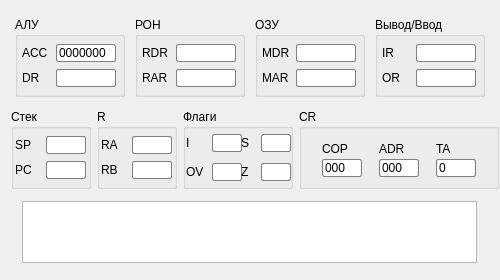
<?xml version="1.0" encoding="UTF-8"?>
<ui version="4.0">
 <class>CpuWidget</class>
 <widget class="QWidget" name="CpuWidget">
  <property name="geometry">
   <rect>
    <x>0</x>
    <y>0</y>
    <width>500</width>
    <height>280</height>
   </rect>
  </property>
  <property name="minimumSize">
   <size>
    <width>500</width>
    <height>280</height>
   </size>
  </property>
  <property name="maximumSize">
   <size>
    <width>508</width>
    <height>280</height>
   </size>
  </property>
  <property name="windowTitle">
   <string>Form</string>
  </property>
  <property name="styleSheet">
   <string notr="true">
QLineEdit {
    border: 1px solid gray;
    border-radius: 2px;
    background: white;
    selection-background-color: darkgray;
	font: 10pt &quot;Consolas&quot;;
}</string>
  </property>
  <layout class="QVBoxLayout" name="verticalLayout_10">
   <item>
    <layout class="QHBoxLayout" name="horizontalLayout_24">
     <item>
      <widget class="QGroupBox" name="groupBox">
       <property name="minimumSize">
        <size>
         <width>110</width>
         <height>80</height>
        </size>
       </property>
       <property name="maximumSize">
        <size>
         <width>110</width>
         <height>80</height>
        </size>
       </property>
       <property name="title">
        <string>АЛУ</string>
       </property>
       <layout class="QVBoxLayout" name="verticalLayout_2">
        <property name="spacing">
         <number>0</number>
        </property>
        <property name="leftMargin">
         <number>0</number>
        </property>
        <property name="topMargin">
         <number>0</number>
        </property>
        <property name="rightMargin">
         <number>0</number>
        </property>
        <property name="bottomMargin">
         <number>0</number>
        </property>
        <item>
         <layout class="QHBoxLayout" name="horizontalLayout_2">
          <item>
           <widget class="QLabel" name="label_2">
            <property name="minimumSize">
             <size>
              <width>30</width>
              <height>0</height>
             </size>
            </property>
            <property name="maximumSize">
             <size>
              <width>30</width>
              <height>16777215</height>
             </size>
            </property>
            <property name="text">
             <string>ACC</string>
            </property>
           </widget>
          </item>
          <item>
           <widget class="QLineEdit" name="textBoxAcc">
            <property name="minimumSize">
             <size>
              <width>60</width>
              <height>0</height>
             </size>
            </property>
            <property name="maximumSize">
             <size>
              <width>60</width>
              <height>16777215</height>
             </size>
            </property>
            <property name="text">
             <string>0000000</string>
            </property>
            <property name="readOnly">
             <bool>true</bool>
            </property>
           </widget>
          </item>
         </layout>
        </item>
        <item>
         <layout class="QHBoxLayout" name="horizontalLayout_3">
          <item>
           <widget class="QLabel" name="label_3">
            <property name="minimumSize">
             <size>
              <width>30</width>
              <height>0</height>
             </size>
            </property>
            <property name="maximumSize">
             <size>
              <width>30</width>
              <height>16777215</height>
             </size>
            </property>
            <property name="text">
             <string>DR</string>
            </property>
           </widget>
          </item>
          <item>
           <widget class="QLineEdit" name="textBoxDR">
            <property name="minimumSize">
             <size>
              <width>60</width>
              <height>0</height>
             </size>
            </property>
            <property name="maximumSize">
             <size>
              <width>60</width>
              <height>16777215</height>
             </size>
            </property>
            <property name="readOnly">
             <bool>true</bool>
            </property>
           </widget>
          </item>
         </layout>
        </item>
       </layout>
      </widget>
     </item>
     <item>
      <widget class="QGroupBox" name="groupBox_3">
       <property name="minimumSize">
        <size>
         <width>110</width>
         <height>80</height>
        </size>
       </property>
       <property name="maximumSize">
        <size>
         <width>110</width>
         <height>80</height>
        </size>
       </property>
       <property name="title">
        <string>РОН</string>
       </property>
       <layout class="QVBoxLayout" name="verticalLayout_3">
        <property name="spacing">
         <number>0</number>
        </property>
        <property name="leftMargin">
         <number>0</number>
        </property>
        <property name="topMargin">
         <number>0</number>
        </property>
        <property name="rightMargin">
         <number>0</number>
        </property>
        <property name="bottomMargin">
         <number>0</number>
        </property>
        <item>
         <layout class="QHBoxLayout" name="horizontalLayout_4">
          <item>
           <widget class="QLabel" name="label_4">
            <property name="minimumSize">
             <size>
              <width>30</width>
              <height>0</height>
             </size>
            </property>
            <property name="maximumSize">
             <size>
              <width>30</width>
              <height>16777215</height>
             </size>
            </property>
            <property name="text">
             <string>RDR</string>
            </property>
           </widget>
          </item>
          <item>
           <widget class="QLineEdit" name="textBoxRDR">
            <property name="minimumSize">
             <size>
              <width>60</width>
              <height>0</height>
             </size>
            </property>
            <property name="maximumSize">
             <size>
              <width>60</width>
              <height>16777215</height>
             </size>
            </property>
            <property name="readOnly">
             <bool>true</bool>
            </property>
           </widget>
          </item>
         </layout>
        </item>
        <item>
         <layout class="QHBoxLayout" name="horizontalLayout_5">
          <item>
           <widget class="QLabel" name="label_5">
            <property name="minimumSize">
             <size>
              <width>30</width>
              <height>0</height>
             </size>
            </property>
            <property name="maximumSize">
             <size>
              <width>30</width>
              <height>16777215</height>
             </size>
            </property>
            <property name="text">
             <string>RAR</string>
            </property>
           </widget>
          </item>
          <item>
           <widget class="QLineEdit" name="textBoxRAR">
            <property name="minimumSize">
             <size>
              <width>60</width>
              <height>0</height>
             </size>
            </property>
            <property name="maximumSize">
             <size>
              <width>60</width>
              <height>16777215</height>
             </size>
            </property>
            <property name="readOnly">
             <bool>true</bool>
            </property>
           </widget>
          </item>
         </layout>
        </item>
       </layout>
      </widget>
     </item>
     <item>
      <widget class="QGroupBox" name="groupBox_4">
       <property name="minimumSize">
        <size>
         <width>110</width>
         <height>80</height>
        </size>
       </property>
       <property name="maximumSize">
        <size>
         <width>110</width>
         <height>80</height>
        </size>
       </property>
       <property name="title">
        <string>ОЗУ</string>
       </property>
       <layout class="QVBoxLayout" name="verticalLayout_4">
        <property name="spacing">
         <number>0</number>
        </property>
        <property name="leftMargin">
         <number>0</number>
        </property>
        <property name="topMargin">
         <number>0</number>
        </property>
        <property name="rightMargin">
         <number>0</number>
        </property>
        <property name="bottomMargin">
         <number>0</number>
        </property>
        <item>
         <layout class="QHBoxLayout" name="horizontalLayout_7">
          <property name="spacing">
           <number>0</number>
          </property>
          <item>
           <widget class="QLabel" name="label_7">
            <property name="minimumSize">
             <size>
              <width>30</width>
              <height>0</height>
             </size>
            </property>
            <property name="maximumSize">
             <size>
              <width>30</width>
              <height>16777215</height>
             </size>
            </property>
            <property name="text">
             <string>MDR</string>
            </property>
           </widget>
          </item>
          <item>
           <widget class="QLineEdit" name="textBoxMDR">
            <property name="minimumSize">
             <size>
              <width>60</width>
              <height>0</height>
             </size>
            </property>
            <property name="maximumSize">
             <size>
              <width>60</width>
              <height>16777215</height>
             </size>
            </property>
            <property name="readOnly">
             <bool>true</bool>
            </property>
           </widget>
          </item>
         </layout>
        </item>
        <item>
         <layout class="QHBoxLayout" name="horizontalLayout_6">
          <property name="spacing">
           <number>0</number>
          </property>
          <item>
           <widget class="QLabel" name="label_6">
            <property name="minimumSize">
             <size>
              <width>30</width>
              <height>0</height>
             </size>
            </property>
            <property name="maximumSize">
             <size>
              <width>30</width>
              <height>16777215</height>
             </size>
            </property>
            <property name="text">
             <string>MAR</string>
            </property>
           </widget>
          </item>
          <item>
           <widget class="QLineEdit" name="textBoxMAR">
            <property name="minimumSize">
             <size>
              <width>60</width>
              <height>0</height>
             </size>
            </property>
            <property name="maximumSize">
             <size>
              <width>60</width>
              <height>16777215</height>
             </size>
            </property>
            <property name="readOnly">
             <bool>true</bool>
            </property>
           </widget>
          </item>
         </layout>
        </item>
       </layout>
      </widget>
     </item>
     <item>
      <widget class="QGroupBox" name="groupBox_7">
       <property name="minimumSize">
        <size>
         <width>110</width>
         <height>80</height>
        </size>
       </property>
       <property name="maximumSize">
        <size>
         <width>110</width>
         <height>80</height>
        </size>
       </property>
       <property name="title">
        <string>Вывод/Ввод</string>
       </property>
       <layout class="QVBoxLayout" name="verticalLayout_7">
        <property name="spacing">
         <number>0</number>
        </property>
        <property name="leftMargin">
         <number>0</number>
        </property>
        <property name="topMargin">
         <number>0</number>
        </property>
        <property name="rightMargin">
         <number>0</number>
        </property>
        <property name="bottomMargin">
         <number>0</number>
        </property>
        <item>
         <layout class="QHBoxLayout" name="horizontalLayout_16">
          <item>
           <widget class="QLabel" name="label_15">
            <property name="minimumSize">
             <size>
              <width>30</width>
              <height>0</height>
             </size>
            </property>
            <property name="maximumSize">
             <size>
              <width>30</width>
              <height>16777215</height>
             </size>
            </property>
            <property name="text">
             <string>IR</string>
            </property>
           </widget>
          </item>
          <item>
           <widget class="QLineEdit" name="textBoxIR">
            <property name="minimumSize">
             <size>
              <width>60</width>
              <height>0</height>
             </size>
            </property>
            <property name="maximumSize">
             <size>
              <width>60</width>
              <height>16777215</height>
             </size>
            </property>
            <property name="readOnly">
             <bool>false</bool>
            </property>
           </widget>
          </item>
         </layout>
        </item>
        <item>
         <layout class="QHBoxLayout" name="horizontalLayout_17">
          <item>
           <widget class="QLabel" name="label_16">
            <property name="minimumSize">
             <size>
              <width>30</width>
              <height>0</height>
             </size>
            </property>
            <property name="maximumSize">
             <size>
              <width>30</width>
              <height>16777215</height>
             </size>
            </property>
            <property name="text">
             <string>OR</string>
            </property>
           </widget>
          </item>
          <item>
           <widget class="QLineEdit" name="textBoxOR">
            <property name="minimumSize">
             <size>
              <width>60</width>
              <height>0</height>
             </size>
            </property>
            <property name="maximumSize">
             <size>
              <width>60</width>
              <height>16777215</height>
             </size>
            </property>
            <property name="readOnly">
             <bool>true</bool>
            </property>
           </widget>
          </item>
         </layout>
        </item>
       </layout>
      </widget>
     </item>
    </layout>
   </item>
   <item>
    <layout class="QHBoxLayout" name="horizontalLayout_23">
     <item>
      <widget class="QGroupBox" name="groupBox_2">
       <property name="minimumSize">
        <size>
         <width>80</width>
         <height>80</height>
        </size>
       </property>
       <property name="maximumSize">
        <size>
         <width>80</width>
         <height>80</height>
        </size>
       </property>
       <property name="title">
        <string>Стек</string>
       </property>
       <layout class="QVBoxLayout" name="verticalLayout_5">
        <property name="spacing">
         <number>0</number>
        </property>
        <property name="leftMargin">
         <number>0</number>
        </property>
        <property name="topMargin">
         <number>0</number>
        </property>
        <property name="rightMargin">
         <number>0</number>
        </property>
        <property name="bottomMargin">
         <number>0</number>
        </property>
        <item>
         <layout class="QHBoxLayout" name="horizontalLayout_12">
          <item>
           <widget class="QLabel" name="label_11">
            <property name="minimumSize">
             <size>
              <width>30</width>
              <height>0</height>
             </size>
            </property>
            <property name="maximumSize">
             <size>
              <width>30</width>
              <height>16777215</height>
             </size>
            </property>
            <property name="text">
             <string>SP</string>
            </property>
           </widget>
          </item>
          <item>
           <widget class="QLineEdit" name="textBoxSP">
            <property name="minimumSize">
             <size>
              <width>40</width>
              <height>0</height>
             </size>
            </property>
            <property name="maximumSize">
             <size>
              <width>40</width>
              <height>16777215</height>
             </size>
            </property>
            <property name="readOnly">
             <bool>true</bool>
            </property>
           </widget>
          </item>
         </layout>
        </item>
        <item>
         <layout class="QHBoxLayout" name="horizontalLayout_13">
          <item>
           <widget class="QLabel" name="label_12">
            <property name="minimumSize">
             <size>
              <width>30</width>
              <height>0</height>
             </size>
            </property>
            <property name="maximumSize">
             <size>
              <width>30</width>
              <height>16777215</height>
             </size>
            </property>
            <property name="text">
             <string>PC</string>
            </property>
           </widget>
          </item>
          <item>
           <widget class="QLineEdit" name="textBoxPC">
            <property name="minimumSize">
             <size>
              <width>40</width>
              <height>0</height>
             </size>
            </property>
            <property name="maximumSize">
             <size>
              <width>40</width>
              <height>16777215</height>
             </size>
            </property>
            <property name="readOnly">
             <bool>true</bool>
            </property>
           </widget>
          </item>
         </layout>
        </item>
       </layout>
      </widget>
     </item>
     <item>
      <widget class="QGroupBox" name="groupBox_6">
       <property name="minimumSize">
        <size>
         <width>80</width>
         <height>80</height>
        </size>
       </property>
       <property name="maximumSize">
        <size>
         <width>80</width>
         <height>80</height>
        </size>
       </property>
       <property name="title">
        <string>R</string>
       </property>
       <layout class="QVBoxLayout" name="verticalLayout_6">
        <property name="spacing">
         <number>0</number>
        </property>
        <property name="leftMargin">
         <number>0</number>
        </property>
        <property name="topMargin">
         <number>0</number>
        </property>
        <property name="rightMargin">
         <number>0</number>
        </property>
        <property name="bottomMargin">
         <number>0</number>
        </property>
        <item>
         <layout class="QHBoxLayout" name="horizontalLayout_14">
          <item>
           <widget class="QLabel" name="label_13">
            <property name="minimumSize">
             <size>
              <width>30</width>
              <height>0</height>
             </size>
            </property>
            <property name="maximumSize">
             <size>
              <width>30</width>
              <height>16777215</height>
             </size>
            </property>
            <property name="text">
             <string>RA</string>
            </property>
           </widget>
          </item>
          <item>
           <widget class="QLineEdit" name="textBoxRA">
            <property name="minimumSize">
             <size>
              <width>40</width>
              <height>0</height>
             </size>
            </property>
            <property name="maximumSize">
             <size>
              <width>40</width>
              <height>16777215</height>
             </size>
            </property>
            <property name="readOnly">
             <bool>true</bool>
            </property>
           </widget>
          </item>
         </layout>
        </item>
        <item>
         <layout class="QHBoxLayout" name="horizontalLayout_15">
          <item>
           <widget class="QLabel" name="label_14">
            <property name="minimumSize">
             <size>
              <width>30</width>
              <height>0</height>
             </size>
            </property>
            <property name="maximumSize">
             <size>
              <width>30</width>
              <height>16777215</height>
             </size>
            </property>
            <property name="text">
             <string>RB</string>
            </property>
           </widget>
          </item>
          <item>
           <widget class="QLineEdit" name="textBoxRB">
            <property name="minimumSize">
             <size>
              <width>40</width>
              <height>0</height>
             </size>
            </property>
            <property name="maximumSize">
             <size>
              <width>40</width>
              <height>16777215</height>
             </size>
            </property>
            <property name="readOnly">
             <bool>true</bool>
            </property>
           </widget>
          </item>
         </layout>
        </item>
       </layout>
      </widget>
     </item>
     <item>
      <widget class="QGroupBox" name="groupBox_8">
       <property name="minimumSize">
        <size>
         <width>110</width>
         <height>80</height>
        </size>
       </property>
       <property name="maximumSize">
        <size>
         <width>110</width>
         <height>80</height>
        </size>
       </property>
       <property name="title">
        <string>Флаги</string>
       </property>
       <layout class="QHBoxLayout" name="horizontalLayout">
        <property name="spacing">
         <number>6</number>
        </property>
        <property name="leftMargin">
         <number>0</number>
        </property>
        <property name="topMargin">
         <number>0</number>
        </property>
        <property name="rightMargin">
         <number>0</number>
        </property>
        <property name="bottomMargin">
         <number>0</number>
        </property>
        <item>
         <layout class="QVBoxLayout" name="verticalLayout_9">
          <item>
           <layout class="QHBoxLayout" name="horizontalLayout_18">
            <item>
             <widget class="QLabel" name="label_17">
              <property name="minimumSize">
               <size>
                <width>20</width>
                <height>0</height>
               </size>
              </property>
              <property name="text">
               <string>I</string>
              </property>
             </widget>
            </item>
            <item>
             <widget class="QLineEdit" name="textBoxI">
              <property name="minimumSize">
               <size>
                <width>30</width>
                <height>0</height>
               </size>
              </property>
              <property name="maximumSize">
               <size>
                <width>30</width>
                <height>16777215</height>
               </size>
              </property>
              <property name="readOnly">
               <bool>true</bool>
              </property>
             </widget>
            </item>
           </layout>
          </item>
          <item>
           <layout class="QHBoxLayout" name="horizontalLayout_10">
            <item>
             <widget class="QLabel" name="label_18">
              <property name="minimumSize">
               <size>
                <width>20</width>
                <height>0</height>
               </size>
              </property>
              <property name="text">
               <string>OV</string>
              </property>
             </widget>
            </item>
            <item>
             <widget class="QLineEdit" name="textBoxOV">
              <property name="minimumSize">
               <size>
                <width>30</width>
                <height>0</height>
               </size>
              </property>
              <property name="maximumSize">
               <size>
                <width>30</width>
                <height>16777215</height>
               </size>
              </property>
              <property name="readOnly">
               <bool>true</bool>
              </property>
             </widget>
            </item>
           </layout>
          </item>
         </layout>
        </item>
        <item>
         <layout class="QVBoxLayout" name="verticalLayout">
          <item>
           <layout class="QHBoxLayout" name="horizontalLayout_19">
            <property name="spacing">
             <number>0</number>
            </property>
            <item>
             <widget class="QLabel" name="label_19">
              <property name="minimumSize">
               <size>
                <width>20</width>
                <height>0</height>
               </size>
              </property>
              <property name="text">
               <string>S</string>
              </property>
             </widget>
            </item>
            <item>
             <widget class="QLineEdit" name="textBoxS">
              <property name="minimumSize">
               <size>
                <width>30</width>
                <height>0</height>
               </size>
              </property>
              <property name="maximumSize">
               <size>
                <width>30</width>
                <height>16777215</height>
               </size>
              </property>
              <property name="readOnly">
               <bool>true</bool>
              </property>
             </widget>
            </item>
           </layout>
          </item>
          <item>
           <layout class="QHBoxLayout" name="horizontalLayout_20">
            <property name="spacing">
             <number>0</number>
            </property>
            <item>
             <widget class="QLabel" name="label_20">
              <property name="minimumSize">
               <size>
                <width>20</width>
                <height>0</height>
               </size>
              </property>
              <property name="text">
               <string>Z</string>
              </property>
             </widget>
            </item>
            <item>
             <widget class="QLineEdit" name="textBoxZ">
              <property name="minimumSize">
               <size>
                <width>30</width>
                <height>0</height>
               </size>
              </property>
              <property name="maximumSize">
               <size>
                <width>30</width>
                <height>16777215</height>
               </size>
              </property>
              <property name="readOnly">
               <bool>true</bool>
              </property>
             </widget>
            </item>
           </layout>
          </item>
         </layout>
        </item>
       </layout>
      </widget>
     </item>
     <item>
      <widget class="QGroupBox" name="groupBox_5">
       <property name="minimumSize">
        <size>
         <width>200</width>
         <height>80</height>
        </size>
       </property>
       <property name="maximumSize">
        <size>
         <width>200</width>
         <height>80</height>
        </size>
       </property>
       <property name="title">
        <string>CR</string>
       </property>
       <layout class="QHBoxLayout" name="horizontalLayout_21">
        <item>
         <layout class="QHBoxLayout" name="horizontalLayout_22">
          <item>
           <layout class="QVBoxLayout" name="verticalLayout_8">
            <property name="spacing">
             <number>0</number>
            </property>
            <item>
             <widget class="QLabel" name="label_8">
              <property name="minimumSize">
               <size>
                <width>30</width>
                <height>0</height>
               </size>
              </property>
              <property name="maximumSize">
               <size>
                <width>30</width>
                <height>16777215</height>
               </size>
              </property>
              <property name="text">
               <string>COP</string>
              </property>
             </widget>
            </item>
            <item>
             <widget class="QLineEdit" name="textBoxCOP">
              <property name="minimumSize">
               <size>
                <width>40</width>
                <height>0</height>
               </size>
              </property>
              <property name="maximumSize">
               <size>
                <width>40</width>
                <height>16777215</height>
               </size>
              </property>
              <property name="text">
               <string>000</string>
              </property>
              <property name="readOnly">
               <bool>true</bool>
              </property>
             </widget>
            </item>
           </layout>
          </item>
         </layout>
        </item>
        <item>
         <layout class="QVBoxLayout" name="verticalLayout_11">
          <property name="spacing">
           <number>0</number>
          </property>
          <item>
           <widget class="QLabel" name="label_10">
            <property name="minimumSize">
             <size>
              <width>30</width>
              <height>0</height>
             </size>
            </property>
            <property name="maximumSize">
             <size>
              <width>30</width>
              <height>16777215</height>
             </size>
            </property>
            <property name="text">
             <string>ADR</string>
            </property>
           </widget>
          </item>
          <item>
           <widget class="QLineEdit" name="textBoxADR">
            <property name="minimumSize">
             <size>
              <width>40</width>
              <height>0</height>
             </size>
            </property>
            <property name="maximumSize">
             <size>
              <width>40</width>
              <height>16777215</height>
             </size>
            </property>
            <property name="text">
             <string>000</string>
            </property>
            <property name="readOnly">
             <bool>true</bool>
            </property>
           </widget>
          </item>
         </layout>
        </item>
        <item>
         <layout class="QVBoxLayout" name="verticalLayout_12">
          <property name="spacing">
           <number>0</number>
          </property>
          <item>
           <widget class="QLabel" name="label_9">
            <property name="minimumSize">
             <size>
              <width>30</width>
              <height>0</height>
             </size>
            </property>
            <property name="maximumSize">
             <size>
              <width>30</width>
              <height>16777215</height>
             </size>
            </property>
            <property name="text">
             <string>TA</string>
            </property>
           </widget>
          </item>
          <item>
           <widget class="QLineEdit" name="textBoxTA">
            <property name="minimumSize">
             <size>
              <width>40</width>
              <height>0</height>
             </size>
            </property>
            <property name="maximumSize">
             <size>
              <width>40</width>
              <height>16777215</height>
             </size>
            </property>
            <property name="text">
             <string>0</string>
            </property>
            <property name="readOnly">
             <bool>true</bool>
            </property>
           </widget>
          </item>
         </layout>
        </item>
       </layout>
      </widget>
     </item>
    </layout>
   </item>
   <item>
    <layout class="QHBoxLayout" name="horizontalLayout_8">
     <property name="spacing">
      <number>0</number>
     </property>
     <item>
      <spacer name="horizontalSpacer">
       <property name="orientation">
        <enum>Qt::Horizontal</enum>
       </property>
       <property name="sizeHint" stdset="0">
        <size>
         <width>40</width>
         <height>20</height>
        </size>
       </property>
      </spacer>
     </item>
     <item>
      <widget class="QTableWidget" name="tableRegisters">
       <property name="minimumSize">
        <size>
         <width>455</width>
         <height>62</height>
        </size>
       </property>
       <property name="maximumSize">
        <size>
         <width>455</width>
         <height>62</height>
        </size>
       </property>
       <property name="styleSheet">
        <string notr="true">font: 10pt &quot;Consolas&quot;;</string>
       </property>
       <property name="editTriggers">
        <set>QAbstractItemView::NoEditTriggers</set>
       </property>
      </widget>
     </item>
     <item>
      <spacer name="horizontalSpacer_2">
       <property name="orientation">
        <enum>Qt::Horizontal</enum>
       </property>
       <property name="sizeHint" stdset="0">
        <size>
         <width>40</width>
         <height>20</height>
        </size>
       </property>
      </spacer>
     </item>
    </layout>
   </item>
  </layout>
 </widget>
 <resources/>
 <connections/>
</ui>
